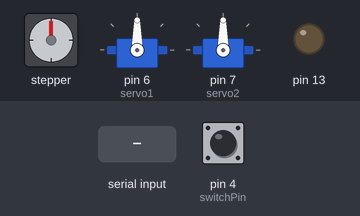
Bench run of a sketch on a simulated Arduino Uno, built with avr-gcc and run on an emulated ATmega328P. Parts: stepper motor, 2 × servo, output pins drawn as LEDs (lit = HIGH). Wiring (inferred from the names in the program): stepper motor driver (200 steps per turn assumed): step pin 2; direction pin 3. Inputs (shaded band) come from the test bench; at power-on: pin 4 (switchPin) HIGH. Pins used as bus, display or sensor lines are not drawn; what the sketch prints to the serial monitor is not drawn.

Above: at 4.2 s.
4.3 s: "shoot 1\n" received over Serial
At 5.2 s:
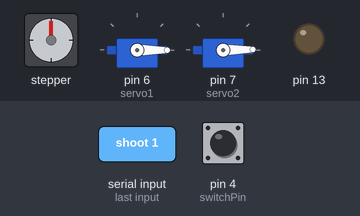
5.8 s: "shoot\n" received over Serial
At 6.9 s:
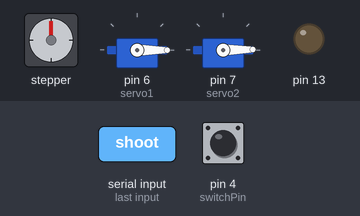
Timing chart, 0 to 70.3 s (numbered marks = the images above; inputs shaded):
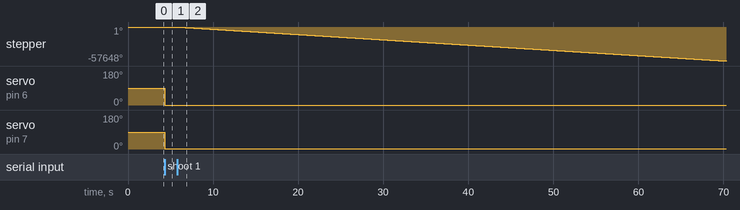

Measured:
- after the input at 4.3 s, servo on pin 6 (servo1): 90° → 0° at once; servo on pin 7 (servo2): 90° → 1° at once
- after the input at 5.8 s, stepper: keeps turning counter-clockwise at about 894°/s, starting at once

The sketch:

main.ino
```cpp
#include <Servo.h>
// Define pin connections
const int stepPin = 2;    // Pin connected to STEP pin of driver
const int dirPin = 3;     // Pin connected to DIR pin of driver

const int switchPin=4;

int total_steps = 0;
int flagHome = 0;
int reverseDirection = 0;

// Define motor parameters
const int stepsPerRevolution =200;  // NEMA 17 typically has 200 steps/rev (1.8° per step)
 int motorSpeed = 1000;         // Slower speed: 1000µs
Servo servo1; // MG996R
Servo servo2; // S3003

// MG996R Constants
const int minAngle1 = 0;
const int maxAngle1 = 180;
const int minPulse1 = 500;
const int maxPulse1 = 2500;

// S3003 Constants
const int minAngle2 = 0;
const int maxAngle2 = 270;
const int minPulse2 = 600;
const int maxPulse2 = 2400;

void setup() {
  Serial.begin(9600);

  servo1.attach(6);   // MG996R using angle control
  servo2.attach(7, 500, 2500);                        // S3003 using microsecond control

  Serial.println("Enter angles: MG996R (0–180) S3003 (0–270), separated by space:");

    pinMode(stepPin, OUTPUT);
  pinMode(dirPin, OUTPUT);
  pinMode(13, OUTPUT);
  digitalWrite(13,LOW);
  pinMode(switchPin, INPUT_PULLUP);  // Enable pull-up resistor

  digitalWrite(dirPin, reverseDirection);
  delay(3000);
}

void loop() {
  if (Serial.available()) {
    String input = Serial.readStringUntil('\n');
    input.trim();

    int spaceIndex = input.indexOf(' ');
    if (spaceIndex > 0) {
      int angle1 = input.substring(0, spaceIndex).toInt();
      int angle2 = input.substring(spaceIndex + 1).toInt();

      // angle1 = constrain(angle1, minAngle1, maxAngle1);
      // angle2 = constrain(angle2, minAngle2, maxAngle2);

      // MG996R
      servo1.write(angle1);

      // Map S3003 0-270° to 600-2400 µs and write
      // int pulse2 = map(angle2, minAngle2, maxAngle2, minPulse2, maxPulse2);
      servo2.write(angle2);

      Serial.print("MG996R set to: ");
      Serial.print(angle1);
      Serial.print(" | S3003 set to: ");
      Serial.println(angle2);
      // Serial.print(" (");
      // Serial.print(pulse2);
      // Serial.println(" µs)");
    } else {
      if(input == "shoot"){
      Serial.println("Shooting");
      shoot();
      }else
        Serial.println("Invalid input. Use format like: 90 180");
    }
  }
}
void shoot(){
  digitalWrite(dirPin, reverseDirection);
  flagHome = 0;
    while(flagHome==0)
  {

    rotateSteps(1);

    if (digitalRead(switchPin) == LOW) {
      // motorSpeed=1000;
      total_steps =0;

      // Serial.println(steps);
      // Serial.println(motorSpeed);
      Serial.println("home sweet home");

      digitalWrite(dirPin, 1-reverseDirection);
      rotateSteps(7.2f * 1000);

      flagHome=1;
    }
  }
}

void rotateSteps(int steps) {
  for(int i = 0; i < steps; i++) {
    total_steps++;
    digitalWrite(stepPin, LOW);
    delayMicroseconds(motorSpeed);
    digitalWrite(stepPin, HIGH);
    delayMicroseconds(motorSpeed);
    // Serial.println(total_steps);
  }
}
```
